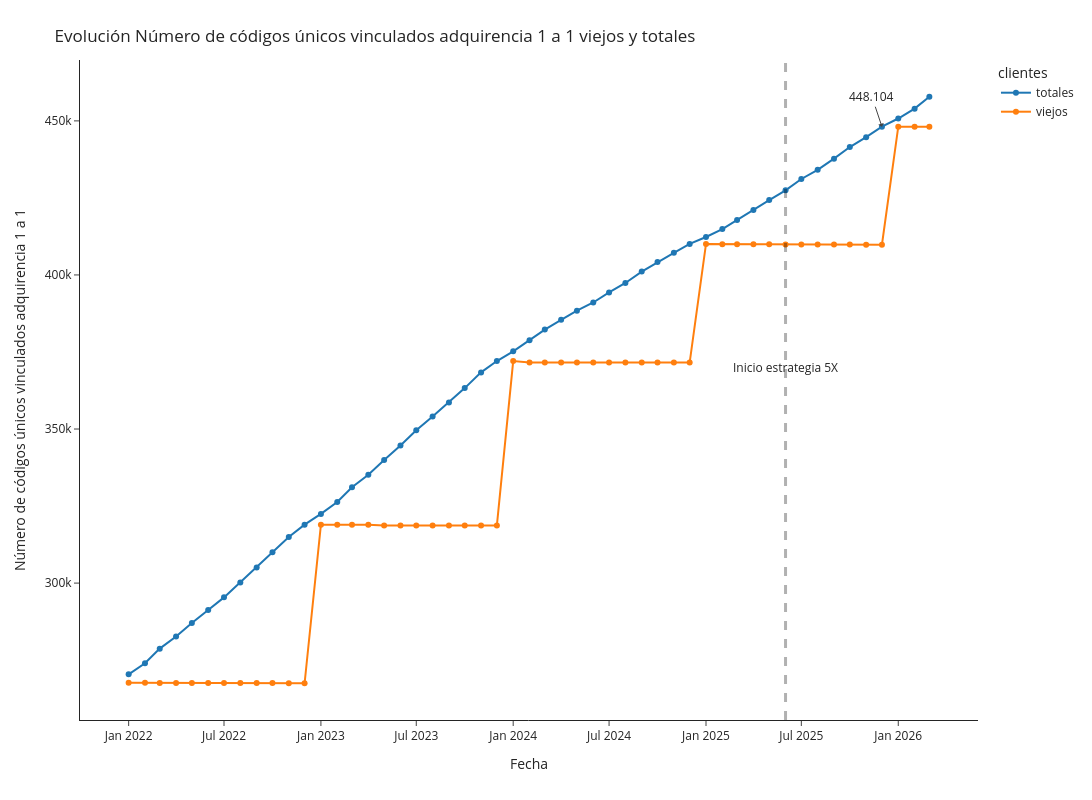

This figure's notebook cell:
### Markdown cell above
# Vinculaciones

### Code cell
df_plot1 = df[['fecha_ymd2', 'num_vinc_new_cumsum_ym']]
df_plot1.columns = ['fecha', 'cantidad_clientes']
df_plot1['clientes'] = 'nuevos'
df_plot2 = df[['fecha_ymd2', 'num_vinc_old']]
df_plot2.columns = ['fecha', 'cantidad_clientes']
df_plot2['clientes'] = 'viejos'
df_plot3 = df[['fecha_ymd2', 'num_vinc_all']]
df_plot3.columns = ['fecha', 'cantidad_clientes']
df_plot3['clientes'] = 'totales'

df_plot = pd.concat([df_plot3, df_plot2])
fig = px.line(df_plot, x="fecha", y="cantidad_clientes", color='clientes',markers=True, template='simple_white', width=1600, height=800)
fig.add_vline(x='2025-06-01', line_width=3, line_dash="dash")
fig.update_layout(
    title={
        'text': "Evolución Número de códigos únicos vinculados adquirencia 1 a 1 viejos y totales",
        'xanchor': 'left',
        'yanchor': 'top'},
    xaxis=dict(
            title=dict(
                text="Fecha"
            )),
    yaxis=dict(
            title=dict(
                text="Número de códigos únicos vinculados adquirencia 1 a 1"
            ))
)
fig.add_annotation(x='2025-06-01', y=370000,
            text="Inicio estrategia 5X",
            showarrow=False,
            arrowhead=1)
fig.add_annotation(x='2025-12-01', y=448104,
            text="448.104",
            showarrow=True,
            arrowhead=1)
fig.show()

### Figure 1 — Plotly figure (JSON) as saved in the notebook; plotly's stock layout.template omitted (floating-point values rounded to 4 significant figures)
{"data": [{"hovertemplate": "clientes=totales<br>fecha=%{x}<br>cantidad_clientes=%{y}<extra></extra>", "legendgroup": "totales", "line": {"color": "#1F77B4", "dash": "solid"}, "marker": {"symbol": "circle"}, "mode": "lines+markers", "name": "totales", "orientation": "v", "showlegend": true, "type": "scatter", "x": ["2026-03-01T00:00:00", "2026-02-01T00:00:00", "2026-01-01T00:00:00", "2025-12-01T00:00:00", "2025-11-01T00:00:00", "2025-10-01T00:00:00", "2025-09-01T00:00:00", "2025-08-01T00:00:00", "2025-07-01T00:00:00", "2025-06-01T00:00:00", "2025-05-01T00:00:00", "2025-04-01T00:00:00", "2025-03-01T00:00:00", "2025-02-01T00:00:00", "2025-01-01T00:00:00", "2024-12-01T00:00:00", "2024-11-01T00:00:00", "2024-10-01T00:00:00", "2024-09-01T00:00:00", "2024-08-01T00:00:00", "2024-07-01T00:00:00", "2024-06-01T00:00:00", "2024-05-01T00:00:00", "2024-04-01T00:00:00", "2024-03-01T00:00:00", "2024-02-01T00:00:00", "2024-01-01T00:00:00", "2023-12-01T00:00:00", "2023-11-01T00:00:00", "2023-10-01T00:00:00", "2023-09-01T00:00:00", "2023-08-01T00:00:00", "2023-07-01T00:00:00", "2023-06-01T00:00:00", "2023-05-01T00:00:00", "2023-04-01T00:00:00", "2023-03-01T00:00:00", "2023-02-01T00:00:00", "2023-01-01T00:00:00", "2022-12-01T00:00:00", "2022-11-01T00:00:00", "2022-10-01T00:00:00", "2022-09-01T00:00:00", "2022-08-01T00:00:00", "2022-07-01T00:00:00", "2022-06-01T00:00:00", "2022-05-01T00:00:00", "2022-04-01T00:00:00", "2022-03-01T00:00:00", "2022-02-01T00:00:00", "2022-01-01T00:00:00"], "xaxis": "x", "y": [457831, 453969, 450772, 448104, 444725, 441505, 437750, 434113, 431145, 427463, 424315, 421087, 417795, 414893, 412324, 410078, 407176, 404196, 401097, 397396, 394329, 391072, 388397, 385458, 382273, 378833, 375204, 372067, 368382, 363280, 358637, 354074, 349621, 344634, 339967, 335134, 331131, 326336, 322463, 318972, 314962, 309991, 305102, 300187, 295369, 291284, 287082, 282658, 278735, 273973, 270388], "yaxis": "y"}, {"hovertemplate": "clientes=viejos<br>fecha=%{x}<br>cantidad_clientes=%{y}<extra></extra>", "legendgroup": "viejos", "line": {"color": "#FF7F0E", "dash": "solid"}, "marker": {"symbol": "circle"}, "mode": "lines+markers", "name": "viejos", "orientation": "v", "showlegend": true, "type": "scatter", "x": ["2026-03-01T00:00:00", "2026-02-01T00:00:00", "2026-01-01T00:00:00", "2025-12-01T00:00:00", "2025-11-01T00:00:00", "2025-10-01T00:00:00", "2025-09-01T00:00:00", "2025-08-01T00:00:00", "2025-07-01T00:00:00", "2025-06-01T00:00:00", "2025-05-01T00:00:00", "2025-04-01T00:00:00", "2025-03-01T00:00:00", "2025-02-01T00:00:00", "2025-01-01T00:00:00", "2024-12-01T00:00:00", "2024-11-01T00:00:00", "2024-10-01T00:00:00", "2024-09-01T00:00:00", "2024-08-01T00:00:00", "2024-07-01T00:00:00", "2024-06-01T00:00:00", "2024-05-01T00:00:00", "2024-04-01T00:00:00", "2024-03-01T00:00:00", "2024-02-01T00:00:00", "2024-01-01T00:00:00", "2023-12-01T00:00:00", "2023-11-01T00:00:00", "2023-10-01T00:00:00", "2023-09-01T00:00:00", "2023-08-01T00:00:00", "2023-07-01T00:00:00", "2023-06-01T00:00:00", "2023-05-01T00:00:00", "2023-04-01T00:00:00", "2023-03-01T00:00:00", "2023-02-01T00:00:00", "2023-01-01T00:00:00", "2022-12-01T00:00:00", "2022-11-01T00:00:00", "2022-10-01T00:00:00", "2022-09-01T00:00:00", "2022-08-01T00:00:00", "2022-07-01T00:00:00", "2022-06-01T00:00:00", "2022-05-01T00:00:00", "2022-04-01T00:00:00", "2022-03-01T00:00:00", "2022-02-01T00:00:00", "2022-01-01T00:00:00"], "xaxis": "x", "y": [448074, 448099, 448103, 409803, 409832, 409896, 409900, 409903, 409905, 409922, 409925, 409928, 409953, 409938, 410060, 371557, 371563, 371563, 371574, 371579, 371589, 371581, 371587, 371594, 371607, 371597, 372060, 318660, 318662, 318666, 318668, 318670, 318670, 318673, 318680, 318953, 318956, 318971, 318972, 267500, 267519, 267549, 267549, 267580, 267583, 267588, 267586, 267609, 267609, 267627, 267632], "yaxis": "y"}], "layout": {"annotations": [{"arrowhead": 1, "showarrow": false, "text": "Inicio estrategia 5X", "x": "2025-06-01", "y": 370000}, {"arrowhead": 1, "showarrow": true, "text": "448.104", "x": "2025-12-01", "y": 448104}], "height": 800, "legend": {"title": {"text": "clientes"}, "tracegroupgap": 0}, "margin": {"t": 60}, "shapes": [{"line": {"dash": "dash", "width": 3}, "type": "line", "x0": "2025-06-01", "x1": "2025-06-01", "xref": "x", "y0": 0, "y1": 1, "yref": "y domain"}], "title": {"text": "Evolución Número de códigos únicos vinculados adquirencia 1 a 1 viejos y totales", "xanchor": "left", "yanchor": "top"}, "width": 1600, "xaxis": {"anchor": "y", "domain": [0, 1], "title": {"text": "Fecha"}}, "yaxis": {"anchor": "x", "domain": [0, 1], "title": {"text": "Número de códigos únicos vinculados adquirencia 1 a 1"}}}}
